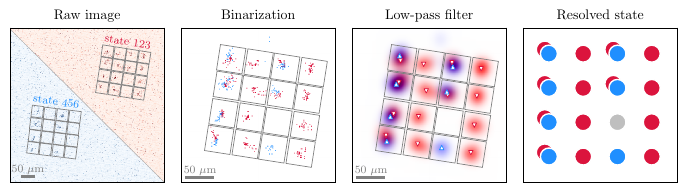

Write Python code to recreate this figure.
import numpy as np
import matplotlib.colors as mcolors
import matplotlib.pyplot as plt
import matplotlib.patches as patches
from matplotlib.patches import FancyArrow
from matplotlib.transforms import Affine2D
import matplotlib.colors as mcolors
plt.style.use('thesis.mplstyle')
from colors import red, blue, purple

delta = 0.12 # shift for doubloon
s = 150 # size of resolved spins
h = 8 # color intensity for combined blured img
y123, x123, y456, x456 = 75, 295, 232, 119 # left bottom corner of the roi
size = 180 # full size of the roi

filling_123 = np.array([ True, False,  True,  True,  True, False,  True,  True,  True, True,  True,  True,  True,  True,  True,  True])
filling_456 = np.array([False,  True, False,  True, False, False, False,  True, False, True, False,  True, False,  True, False,  True])
tw_pos_list_123 = np.array([ [434, 220], [402, 215], [371, 210], [339, 205], [439, 189], [407, 184], [376, 179], [344, 174], [443, 157], [412, 152], [380, 147], [349, 142], [448, 126], [416, 121], [385, 116], [353, 111]])
tw_pos_list_456 =  np.array([ [257, 373], [225, 369], [192, 365], [160, 361], [261, 342], [228, 338], [196, 334], [164, 330], [264, 311], [232, 307], [200, 303], [167, 299], [268, 280], [236, 276], [203, 272], [171, 267]])

mask = np.ones((513, 512), dtype=bool)
cmask_123 = np.tril(mask, k=50)
cmask_456 = np.triu(mask, k=50)

def plot_roi_edges(ax, tw_pos, reg_size=30):
    angle = np.degrees(np.arctan2(tw_pos[1,1]-tw_pos[0,1], tw_pos[1,0]-tw_pos[0,0]))
    for center in tw_pos:
        rect = patches.Rectangle((-reg_size/2, -reg_size/2), reg_size, reg_size,
                                 edgecolor=(0.5, 0.5, 0.5), facecolor='none', linewidth=0.5)
        rect.set_transform(Affine2D().rotate_deg(angle).translate(*center) + ax.transData)
        ax.add_patch(rect)

data = np.load("../data/imaging-spin-resolved/data.npz")
raw_img, img_bi, img_bi_bl = data['img'], data['img_bi'], data['img_bi_bl']
pos_123_x, pos_123_y, pos_456_x, pos_456_y = data['pos_123_x'], data['pos_123_y'], data['pos_456_x'], data['pos_456_y']


fig, axs = plt.subplots(1, 4, figsize=(7, 2), dpi=400)

# RAW IMAGE
img_123 = raw_img.copy()
img_456 = img_123.copy()
img_123[cmask_123] = np.nan
img_456[cmask_456] = np.nan
axs[0].matshow(img_123, vmin=0, vmax=100, cmap='Reds')
axs[0].matshow(img_456, vmin=0, vmax=100, cmap='Blues')
axs[0].grid(False)
axs[0].text(405, 110, 'state 123', color=red, ha="center", va="bottom", size=8, rotation=-8.8)
axs[0].text(220, 265, 'state 456', color=blue, ha="center", va="bottom", size=8, rotation=-8.8)
plot_roi_edges(axs[0], tw_pos_list_123)
plot_roi_edges(axs[0], tw_pos_list_456)
x0, y0 = 130, 435
axs[0].plot([x0, x0 + 50/1.6], [y0, y0], color=(0.5, 0.5, 0.5), lw=1.5)
axs[0].text(x0 + 25/1.5, y0 - 30, r'50 $\mu$m', ha='center', va='top', fontsize=8, color=(0.5, 0.5, 0.5))
axs[0].set_xticks([])
axs[0].set_yticks([])
axs[0].set_xlim(100, 500)
axs[0].set_ylim(450, 50)

# BINARIZATION
cmap = mcolors.ListedColormap([(1, 1, 1), blue, red, purple])
img_123 = img_bi[y123:y123+size, x123:x123+size].copy()
img_456   = img_bi[y456:y456+size, x456:x456+size].copy()
img = 2*img_123 + img_456
axs[1].matshow(img, cmap=cmap)
plot_roi_edges(axs[1], tw_pos_list_123-np.array([[x123, y123]]))

# LOW-PASS FILTER
img_123 = img_bi_bl[y123:y123+size, x123:x123+size].copy()
img_456   = img_bi_bl[y456:y456+size, x456:x456+size].copy()
img = np.ones((*img_456.shape, 3))
channel_blue, channel_red = np.ones((2, *img_456.shape, 3))
channel_blue[:, :, 2], channel_red[:, :, 0] = 0, 0
img -= h * (channel_red * img_123[..., None] + channel_blue * img_456[..., None])
img = np.clip(img, 0, 1)
axs[2].matshow(img)
plot_roi_edges(axs[2], tw_pos_list_123-np.array([[x123, y123]]))
axs[2].scatter(pos_123_x, pos_123_y, s=10, marker='v', facecolors='white', edgecolors=red, linewidths=0.5)
axs[2].scatter(pos_456_x, pos_456_y, s=10, marker='^', facecolors='white', edgecolors=blue, linewidths=0.5)

# RESOLVED IMAGE
filling_123456 = filling_123 & filling_456
filling_123 = filling_123 & (~filling_123456)
filling_456 = filling_456 & (~filling_123456) 
filling_holes = ~(filling_123456 | filling_123 | filling_456)
xy = []
for i in range(4):
    for j in range(4):
        xy.append([3-j,i])
xy = np.array(xy)
axs[3].scatter(xy[filling_123, 0], xy[filling_123, 1], s=s, facecolors=red, edgecolors='w', linewidths=1, label=r'$|1\rangle$')
axs[3].scatter(xy[filling_456, 0], xy[filling_456, 1], s=s, facecolors=blue, edgecolors='w', linewidths=1, label=r'$|2\rangle$')
axs[3].scatter(xy[filling_123456, 0]-delta, xy[filling_123456, 1]+delta, s=s, facecolors=red, edgecolors='w', linewidths=1)
axs[3].scatter(xy[filling_123456, 0], xy[filling_123456, 1], s=s, facecolors=blue, edgecolors='w', linewidths=1)
axs[3].scatter(xy[filling_holes, 0], xy[filling_holes, 1], s=s, facecolors=(0.75, 0.75, 0.75), edgecolors='w', linewidths=1, label='hole')
b = 0.75
axs[3].set_xlim(-b, 3+b)
axs[3].set_ylim(-b, 3+b)
# axs[3].legend(frameon=False, loc='upper right', fontsize=8)


for ax, title in zip(axs, ['Raw image', 'Binarization', 'Low-pass filter', 'Resolved state']):
    ax.set_title(title)
for ax in (axs[1], axs[2]):
    ax.set_xticks([])
    ax.set_yticks([])
    x0, y0 = 5, 180 - 6
    ax.plot([x0, x0 + 50/1.6], [y0, y0], color=(0.5, 0.5, 0.5), lw=1.5)
    ax.text(x0 + 25/1.5, y0 - 14, r'50 $\mu$m', ha='center', va='top', fontsize=8, color=(0.5, 0.5, 0.5))
axs[3].set_xticks([])
axs[3].set_yticks([])
axs[3].set_aspect('equal')

plt.tight_layout()
plt.savefig("imaging-spin-resolved.pdf", bbox_inches='tight')
plt.close()